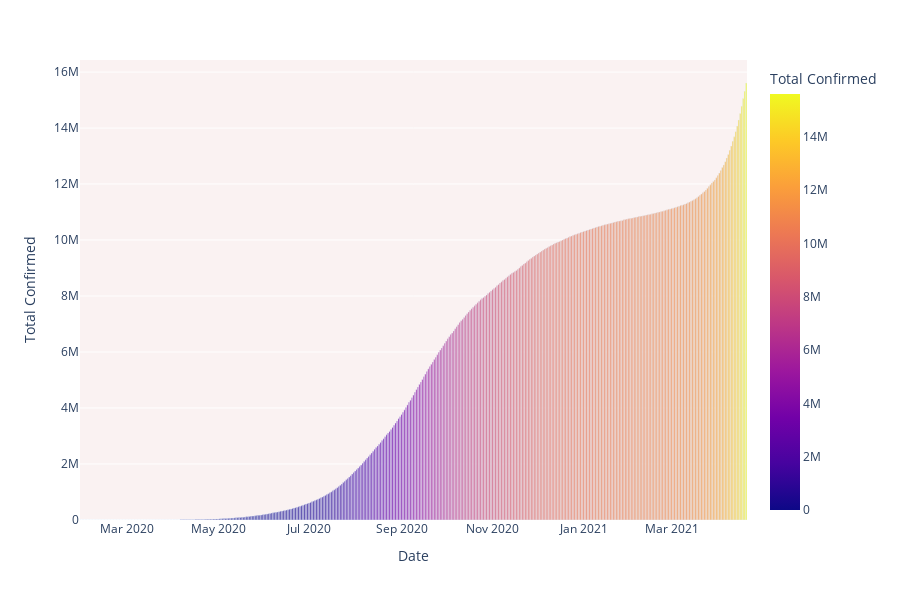

Notebook code for this chart:
### Code cell
import plotly.express as px
fig = px.bar(covid_data, x="Date", y="Total Confirmed", color='Total Confirmed', orientation='v', height=600,
              color_discrete_sequence = px.colors.cyclical.mygbm)

fig.update_layout(plot_bgcolor='rgb(250, 242, 242)')
fig.show()

### Figure 1 — Plotly figure (JSON) as saved in the notebook; plotly's stock layout.template omitted (floating-point values rounded to 4 significant figures; data arrays with more than 128 entries replaced by an {"elided": "..."} marker saying what was removed)
{"data": [{"textposition": "auto", "hovertemplate": "Date=%{x}<br>Total Confirmed=%{marker.color}", "showlegend": false, "legendgroup": "", "name": "", "yaxis": "y", "y": {"elided": "447 int values"}, "hoverlabel": {"namelength": 0}, "offsetgroup": "", "xaxis": "x", "marker": {"color": {"elided": "447 int values"}, "coloraxis": "coloraxis"}, "x": {"elided": "447 str values"}, "alignmentgroup": "True", "type": "bar", "orientation": "v"}], "layout": {"xaxis": {"domain": [0, 1], "anchor": "y", "title": {"text": "Date"}}, "yaxis": {"domain": [0, 1], "anchor": "x", "title": {"text": "Total Confirmed"}}, "plot_bgcolor": "rgb(250, 242, 242)", "height": 600, "barmode": "relative", "margin": {"t": 60}, "legend": {"tracegroupgap": 0}, "coloraxis": {"colorbar": {"title": {"text": "Total Confirmed"}}, "colorscale": [[0, "#0d0887"], [0.1111, "#46039f"], [0.2222, "#7201a8"], [0.3333, "#9c179e"], [0.4444, "#bd3786"], [0.5556, "#d8576b"], [0.6667, "#ed7953"], [0.7778, "#fb9f3a"], [0.8889, "#fdca26"], [1, "#f0f921"]]}}}
